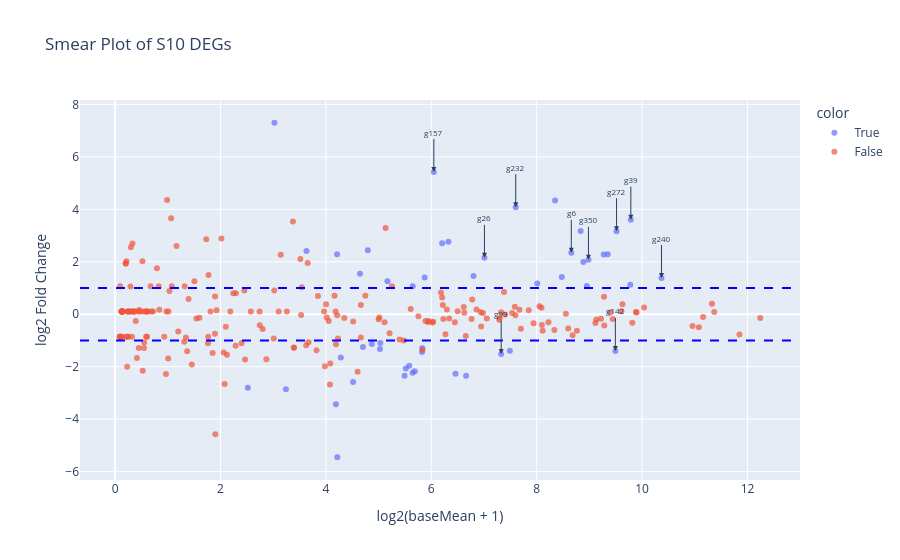

The cell this chart's notebook holds for it:
### Code cell
import plotly.express as px
import pandas as pd
import numpy as np

# Prepare data for plotting
deg_S10["logCPM"] = np.log2(deg_S10["baseMean"] + 1)  # Approximate logCPM
deg_S10_filtered["logCPM"] = np.log2(deg_S10_filtered["baseMean"] + 1)

# Create Plotly scatter plot
fig = px.scatter(
    deg_S10, 
    x="logCPM", 
    y="log2FoldChange", 
    color=(deg_S10["padj"] < 0.05) & (deg_S10["log2FoldChange"].abs() > 1),
    title="Smear Plot of S10 DEGs",
    labels={"logCPM": "log2(baseMean + 1)", "log2FoldChange": "log2 Fold Change"},
    color_continuous_scale=["grey", "red"],
    opacity=0.7
)

# Add the top 10 gene labels
for i in range(min(10, len(deg_S10_filtered))):
    fig.add_annotation(
        x=deg_S10_filtered.iloc[i]["logCPM"],
        y=deg_S10_filtered.iloc[i]["log2FoldChange"],
        text=deg_S10_filtered.iloc[i][0],
        showarrow=True,
        arrowhead=2,
        ax=0,
        ay=-40,
        font=dict(size=8)
    )

# Add horizontal lines at logFC ±1
fig.add_hline(y=1, line_dash="dash", line_color="blue")
fig.add_hline(y=-1, line_dash="dash", line_color="blue")

# Show the figure
fig.show()

### Figure 1 — Plotly figure (JSON) as saved in the notebook; plotly's stock layout.template omitted (floating-point values rounded to 4 significant figures; data arrays with more than 128 entries replaced by an {"elided": "..."} marker saying what was removed)
{"data": [{"hovertemplate": "color=True<br>log2(baseMean + 1)=%{x}<br>log2 Fold Change=%{y}<extra></extra>", "legendgroup": "True", "marker": {"color": "#636efa", "opacity": 0.7, "symbol": "circle"}, "mode": "markers", "name": "True", "orientation": "v", "showlegend": true, "type": "scatter", "x": [9.786, 7.602, 8.657, 8.982, 10.37, 9.493, 7.326, 9.516, 7.009, 6.048, 7.491, 8.834, 9.348, 6.326, 5.582, 4.216, 6.207, 9.776, 6.66, 8.349, 5.645, 9.272, 4.796, 8.885, 8.476, 5.828, 6.801, 5.647, 6.46, 5.825, 5.517, 5.032, 5.026, 5.874, 4.703, 8.952, 4.648, 5.493, 4.213, 3.242, 4.191, 2.518, 3.024, 8.012, 4.871, 5.169, 3.632, 4.516, 5.686, 4.283], "xaxis": "x", "y": [3.606, 4.079, 2.344, 2.073, 1.381, -1.4, -1.516, 3.166, 2.15, 5.422, -1.394, 3.172, 2.285, 2.765, -1.968, -5.453, 2.705, 1.12, -2.348, 4.334, -2.234, 2.273, 2.437, 1.987, 1.417, -1.288, 1.46, 1.066, -2.274, -1.436, -2.067, -1.099, -1.33, 1.395, -1.248, 1.074, 1.547, -2.345, 2.283, -2.864, -3.435, -2.799, 7.3, 1.168, -1.139, 1.257, 2.411, -2.586, -2.173, -1.652], "yaxis": "y"}, {"hovertemplate": "color=False<br>log2(baseMean + 1)=%{x}<br>log2 Fold Change=%{y}<extra></extra>", "legendgroup": "False", "marker": {"color": "#EF553B", "opacity": 0.7, "symbol": "circle"}, "mode": "markers", "name": "False", "orientation": "v", "showlegend": true, "type": "scatter", "x": {"elided": "217 float values"}, "xaxis": "x", "y": {"elided": "217 float values"}, "yaxis": "y"}], "layout": {"annotations": [{"arrowhead": 2, "ax": 0, "ay": -40, "font": {"size": 8}, "showarrow": true, "text": "g39", "x": 9.786, "y": 3.606}, {"arrowhead": 2, "ax": 0, "ay": -40, "font": {"size": 8}, "showarrow": true, "text": "g232", "x": 7.602, "y": 4.079}, {"arrowhead": 2, "ax": 0, "ay": -40, "font": {"size": 8}, "showarrow": true, "text": "g6", "x": 8.657, "y": 2.344}, {"arrowhead": 2, "ax": 0, "ay": -40, "font": {"size": 8}, "showarrow": true, "text": "g350", "x": 8.982, "y": 2.073}, {"arrowhead": 2, "ax": 0, "ay": -40, "font": {"size": 8}, "showarrow": true, "text": "g240", "x": 10.37, "y": 1.381}, {"arrowhead": 2, "ax": 0, "ay": -40, "font": {"size": 8}, "showarrow": true, "text": "g142", "x": 9.493, "y": -1.4}, {"arrowhead": 2, "ax": 0, "ay": -40, "font": {"size": 8}, "showarrow": true, "text": "g99", "x": 7.326, "y": -1.516}, {"arrowhead": 2, "ax": 0, "ay": -40, "font": {"size": 8}, "showarrow": true, "text": "g272", "x": 9.516, "y": 3.166}, {"arrowhead": 2, "ax": 0, "ay": -40, "font": {"size": 8}, "showarrow": true, "text": "g26", "x": 7.009, "y": 2.15}, {"arrowhead": 2, "ax": 0, "ay": -40, "font": {"size": 8}, "showarrow": true, "text": "g157", "x": 6.048, "y": 5.422}], "legend": {"title": {"text": "color"}, "tracegroupgap": 0}, "shapes": [{"line": {"color": "blue", "dash": "dash"}, "type": "line", "x0": 0, "x1": 1, "xref": "x domain", "y0": 1, "y1": 1, "yref": "y"}, {"line": {"color": "blue", "dash": "dash"}, "type": "line", "x0": 0, "x1": 1, "xref": "x domain", "y0": -1, "y1": -1, "yref": "y"}], "title": {"text": "Smear Plot of S10 DEGs"}, "xaxis": {"anchor": "y", "domain": [0, 1], "title": {"text": "log2(baseMean + 1)"}}, "yaxis": {"anchor": "x", "domain": [0, 1], "title": {"text": "log2 Fold Change"}}}}
